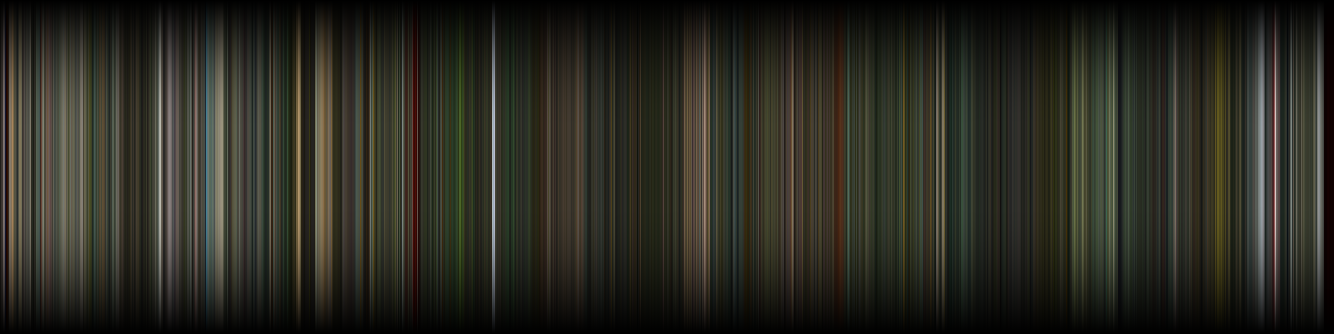
#> input picture samples/dredd.png, 8000 x 2000 px, given in place of mad_max.mov, which was not available (shown at 1/6 size)
$ python train_svm.py
#> lines starting #> are read from the running program, lines starting #| are printed output that depends on the picture; pictures that were not available may be replaced by others from this repository, and a replacement may not be noted
### credits_detection/util.py
import cv2
import numpy as np


def get_frames_from_file(infile):
    cap = cv2.VideoCapture(infile)

    while cap.isOpened():
        _, frame = cap.read()

        if frame is None:
            break

        yield frame

    cap.release()


def get_dataset(files, target, process_frame, subsample=None):
    X = []

    for f in files:
        for frame in get_frames_from_file(f):
            X.append(process_frame(frame))

    X = np.array(X)
    rows = X.shape[0]

    if subsample:
        indices = np.random.choice(rows, subsample)
        rows = subsample
        X = X[indices]

    return X, np.full((rows, 1), target, dtype=int)

### credits_detection/train_svm.py
import cv2
import numpy as np

from argparse import ArgumentParser
from glob import glob
from pickle import dump, load
from sklearn.svm import SVC
from sklearn.model_selection import train_test_split, cross_val_score, KFold
from time import time
from util import get_dataset


def setup_model():
    svm = load(open("credits_detection/models/svm.p", "r"))

    def is_credit(frame):
        frame = process_frame(frame)
        return svm.predict([frame]) == [[1]]

    return is_credit


def process_frame(frame):
    frame = cv2.resize(frame, (100, frame.shape[0]))
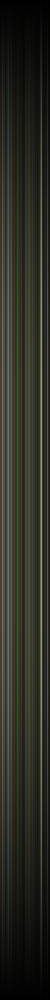
#> frame: shape (2000, 100, 3) (shown at 1/2 size); mean B, G, R 35.7, 45.1, 44.3
    frame = cv2.cvtColor(frame, cv2.COLOR_BGR2GRAY)
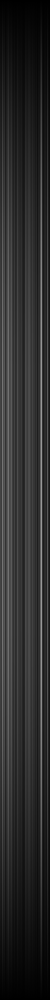
#> frame: shape (2000, 100) (shown at 1/2 size); min 0, max 236, mean 43.8
    frame = cv2.GaussianBlur(frame, (9, 9), 0)
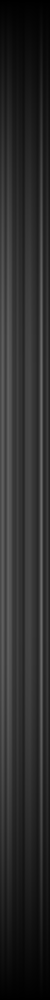
#> frame: shape (2000, 100) (shown at 1/2 size); min 0, max 108, mean 44.1

    col_mean = np.mean(frame, axis=0)
#> col_mean = 100 values, max 76.57 at index 82, min 24.03 at index 99, mean 44.1
    col_mean = col_mean - np.min(col_mean)
#> col_mean = 100 values, max 52.55 at index 82, min 0 at index 99, mean 20.07

    if np.max(col_mean) > 0:
        col_mean = col_mean / np.max(col_mean)
#> col_mean = 100 values, max 1 at index 82, min 0 at index 99, mean 0.382

    return col_mean


def crossvalidate(model, X, y):
    scores = cross_val_score(model, X, y, cv=KFold(shuffle=True), scoring="f1")

    print("score statistics:", scores.mean(), scores.std() * 2)
    print("individual scores:", scores)


def train_and_dump_model(model, X, y):
    X_train, X_test, y_train, y_test = train_test_split(X, y)

    model.fit(X_train, y_train)
    print("score:", model.score(X_test, y_test))

    print("dumping model...")
    dump(model, open("models/svm.p", "wb"))

    print("testing on unseen data...")
    credits_X, credits_y = get_dataset(
        ["credits/john_wick.mov"], 1,
        process_frame
    )
    print("data loaded:", credits_X.shape, credits_y.shape)

    print("score:", model.score(credits_X, credits_y))


def main(cross_validate=False):
    start = time()
    print("loading data...")

    credits_X, credits_y = get_dataset(
        ["credits/mad_max.mov", "credits/under_the_skin.mov"], 1,
        process_frame, 10000
    )
#> in get_dataset, frame is the input picture: shape (2000, 8000, 3); mean B, G, R 34.3, 43.5, 43.8
    print("credits done:", credits_X.shape, credits_y.shape)

    content_X, content_y = get_dataset(
        glob("./content/*.mov"), 0,
        process_frame, 10000
    )
    print("content done:", content_X.shape, content_y.shape)
    print("took", time() - start, "sec")

    X = np.vstack((credits_X, content_X))
    y = np.vstack((credits_y, content_y)).ravel()

    model = SVC()

    if cross_validate:
        print("training model with cross-validation...")
        crossvalidate(model, X, y)
    else:
        print("training model...")
        train_and_dump_model(model, X, y)

    print("DONE")
    print("took", time() - start, "sec")


if __name__ == "__main__":
    parser = ArgumentParser(
        description="""Train a machine learning classifier to detect credit
        sequences in video files and dump the generated model to file. If
        cross-validation is activated, no model will be dumped.

        The training data needs to be stored as MOV files in the folders
        credits/ and content/ respectively.
        """
    )

    parser.add_argument(
        "--cv",
        action="store_true", default=False,
        help="Perform cross-validation and do not dump model"
    )

    args = parser.parse_args()
    main(cross_validate=args.cv)

$ run again, on samples/hell_or_high_water.png
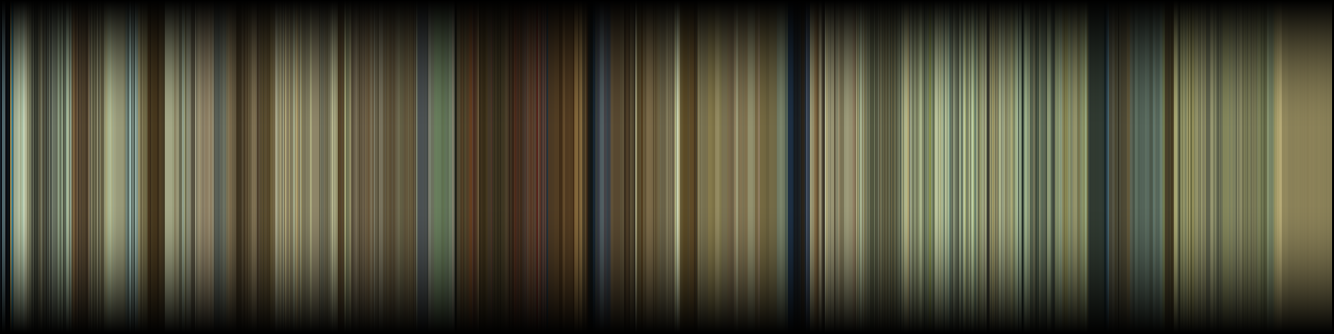
#> input picture samples/hell_or_high_water.png, 8000 x 2000 px, given in place of mad_max.mov, which was not available (shown at 1/6 size)
#> in process_frame, `frame = cv2.resize(frame, (100, frame.shape[0]))`:
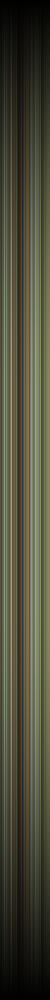
#> frame: shape (2000, 100, 3) (shown at 1/2 size); mean B, G, R 56.8, 74.9, 76.7
#> in process_frame, `frame = cv2.GaussianBlur(frame, (9, 9), 0)`:
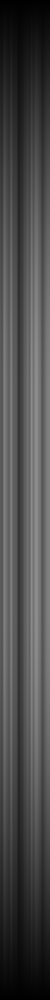
#> frame: shape (2000, 100) (shown at 1/2 size); min 0, max 141, mean 73.7
#> in process_frame, `col_mean = np.mean(frame, axis=0)`: col_mean = 100 values, max 99.96 at index 71, min 36.18 at index 37, mean 73.72
#> in process_frame, `col_mean = col_mean - np.min(col_mean)`: col_mean = 100 values, max 63.78 at index 71, min 0 at index 37, mean 37.54
#> in process_frame, `col_mean = col_mean / np.max(col_mean)`: col_mean = 100 values, max 1 at index 71, min 0 at index 37, mean 0.589
#> in get_dataset, frame is the input picture: shape (2000, 8000, 3); mean B, G, R 57.5, 76.2, 78

$ run again, on samples/john_wick.png
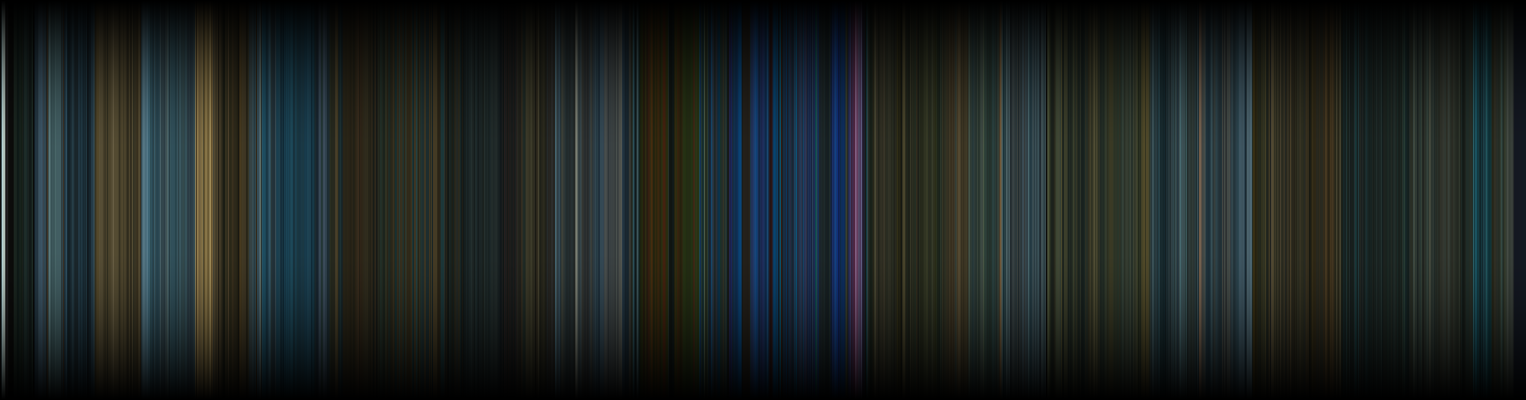
#> input picture samples/john_wick.png, 7626 x 2000 px, given in place of mad_max.mov, which was not available (shown at 1/5 size)
#> in process_frame, `frame = cv2.resize(frame, (100, frame.shape[0]))`:
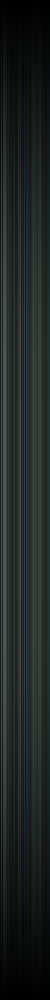
#> frame: shape (2000, 100, 3) (shown at 1/2 size); mean B, G, R 35.4, 37.2, 30.5
#> in process_frame, `frame = cv2.cvtColor(frame, cv2.COLOR_BGR2GRAY)`:
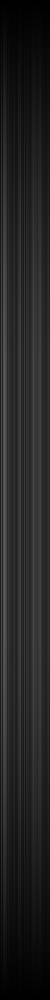
#> frame: shape (2000, 100) (shown at 1/2 size); min 0, max 104, mean 35
#> in process_frame, `col_mean = np.mean(frame, axis=0)`: col_mean = 100 values, max 58.29 at index 9, min 25.82 at index 91, mean 35.12
#> in process_frame, `col_mean = col_mean - np.min(col_mean)`: col_mean = 100 values, max 32.47 at index 9, min 0 at index 91, mean 9.3
#> in process_frame, `col_mean = col_mean / np.max(col_mean)`: col_mean = 100 values, max 1 at index 9, min 0 at index 91, mean 0.286
#> in get_dataset, frame is the input picture: shape (2000, 7626, 3); mean B, G, R 35.3, 37.2, 30.9
